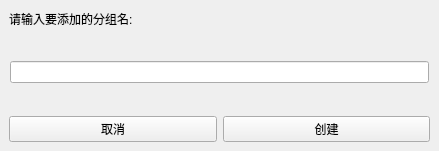
<?xml version="1.0" encoding="UTF-8"?>
<ui version="4.0">
 <class>CreateFriendgrouping</class>
 <widget class="QWidget" name="CreateFriendgrouping">
  <property name="geometry">
   <rect>
    <x>0</x>
    <y>0</y>
    <width>439</width>
    <height>151</height>
   </rect>
  </property>
  <property name="windowTitle">
   <string>创建分组</string>
  </property>
  <layout class="QVBoxLayout" name="verticalLayout" stretch="1,2,1">
   <property name="spacing">
    <number>0</number>
   </property>
   <property name="leftMargin">
    <number>0</number>
   </property>
   <property name="topMargin">
    <number>0</number>
   </property>
   <property name="rightMargin">
    <number>0</number>
   </property>
   <property name="bottomMargin">
    <number>0</number>
   </property>
   <item>
    <widget class="QWidget" name="widget" native="true">
     <layout class="QHBoxLayout" name="horizontalLayout">
      <item>
       <widget class="QLabel" name="label">
        <property name="text">
         <string>请输入要添加的分组名:</string>
        </property>
       </widget>
      </item>
      <item>
       <spacer name="horizontalSpacer">
        <property name="orientation">
         <enum>Qt::Horizontal</enum>
        </property>
        <property name="sizeHint" stdset="0">
         <size>
          <width>289</width>
          <height>20</height>
         </size>
        </property>
       </spacer>
      </item>
     </layout>
    </widget>
   </item>
   <item>
    <widget class="QWidget" name="widget_2" native="true">
     <layout class="QHBoxLayout" name="horizontalLayout_2">
      <property name="spacing">
       <number>0</number>
      </property>
      <property name="leftMargin">
       <number>10</number>
      </property>
      <property name="topMargin">
       <number>0</number>
      </property>
      <property name="rightMargin">
       <number>10</number>
      </property>
      <property name="bottomMargin">
       <number>0</number>
      </property>
      <item>
       <widget class="QLineEdit" name="groupingEdit"/>
      </item>
     </layout>
    </widget>
   </item>
   <item>
    <widget class="QWidget" name="widget_3" native="true">
     <layout class="QHBoxLayout" name="horizontalLayout_3">
      <item>
       <widget class="QPushButton" name="cancelBtn">
        <property name="text">
         <string>取消</string>
        </property>
       </widget>
      </item>
      <item>
       <widget class="QPushButton" name="createBtn">
        <property name="text">
         <string>创建</string>
        </property>
       </widget>
      </item>
     </layout>
    </widget>
   </item>
  </layout>
 </widget>
 <resources/>
 <connections/>
</ui>
